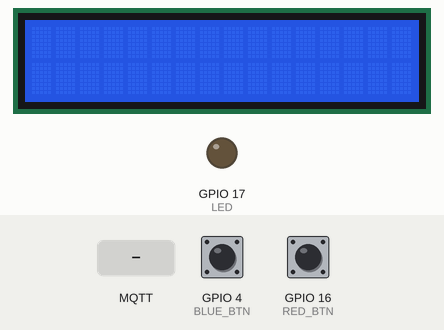
Simulated run of this sketch. Board: ESP32. On the bench: 16×2 character LCD, output pins drawn as LEDs (lit = HIGH). Inputs (shaded band) come from the test bench; at power-on: GPIO 4 (BLUE_BTN) HIGH, GPIO 16 (RED_BTN) HIGH. WiFi joins after 1.5 s; servers stay silent unless stated; no MQTT or app messages arrive unless stated; not simulated (calls return 0 or success): data/secretConfig.h; what the sketch prints to the serial monitor is not drawn.

Above: at 2.7 s.
2.8 s: MQTT message "1" arrives on the first subscribed topic
At 3.9 s:
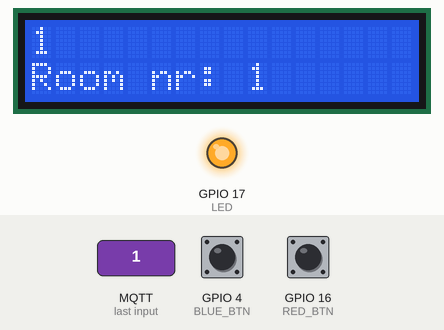
4.3 s: MQTT message "on" arrives on the first subscribed topic
At 5.0 s:
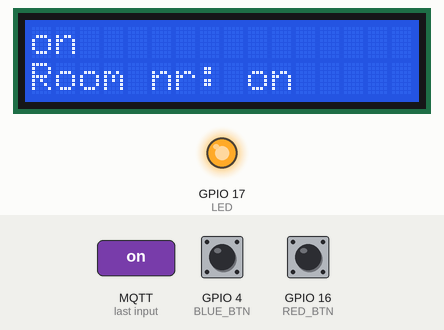
5.8 s: MQTT message "off" arrives on the first subscribed topic
At 6.5 s:
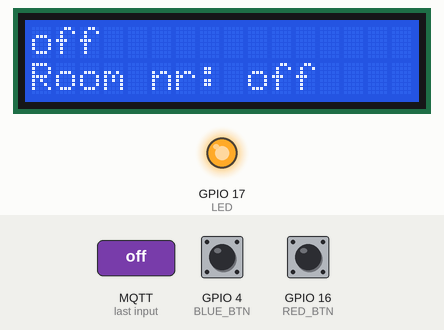
7.3 s: GPIO 4 (BLUE_BTN) pulled LOW for 0.15 s
At 7.9 s:
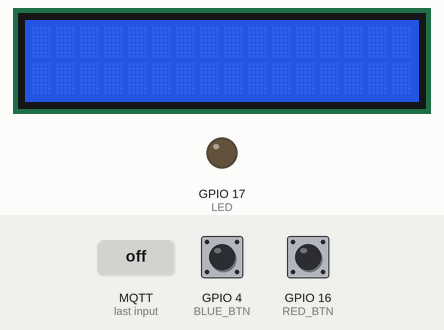
Timing chart, 0 to 9.9 s (numbered marks = the images above; inputs shaded):
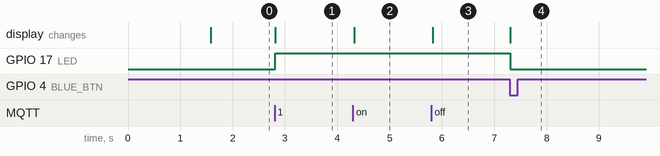

Measured:
- after the input at 2.8 s, GPIO 17 (LED): LOW → HIGH at once; the display: changes at once (image 1)
- after the input at 4.3 s, the display: changes at once (image 2)
- after the input at 5.8 s, the display: changes at once (image 3)
- after the input at 7.3 s, GPIO 17 (LED): HIGH → LOW at once; the display: changes at once (image 4)

The sketch:

adminPanel.ino
```cpp
#include <WiFi.h>
#include <PubSubClient.h>
#include "data/secretConfig.h"
#include <LiquidCrystal_I2C.h>

// LED Pin
#define LED 17
// btn Pin
#define RED_BTN 16
#define BLUE_BTN 4

int lcdColumns = 16;
int lcdRows = 2;

//Alert response id
String alertId = "";

LiquidCrystal_I2C lcd(0x27, lcdColumns, lcdRows);

WiFiClient espClient;
PubSubClient client(espClient);

char alertSubscribe[] = "adminAlert";


void setup() {
  Serial.begin(9600);
  setup_wifi();
  client.setServer(mqttHost, 1883);
  client.setCallback(callback);

  //setup buttons and lights
  pinMode(RED_BTN, INPUT_PULLUP);
  pinMode(BLUE_BTN, INPUT_PULLUP);
  pinMode(LED, OUTPUT);

  //initialize LCD
  lcd.init();
  lcd.backlight();
}

void loop() {
  reconnect();

  if(alertId != ""){
    sendResponse(RED_BTN, "0");
    sendResponse(BLUE_BTN, "1");
  }

  client.loop();
}

void sendResponse(int btn, String value){
  if(digitalRead(btn) == LOW){
     String response = value + String(",") + alertId;
     char* responseChar = (char*)response.c_str();
     alertId = "";
     lcd.clear();
     client.publish("adminResponse", responseChar, 0);
     digitalWrite(LED, LOW);
     delay(2000);
  }
}


void callback(char* topic, byte* message, unsigned int length) {
  lcd.clear();
  Serial.print("Message arrived on topic: ");
  Serial.print(topic);
  Serial.println();
  String messageTemp;

  for (int i = 0; i < length; i++) {
    messageTemp += (char)message[i];
  }

  displayAlert(messageTemp);
}

void displayAlert(String msg){
  lcd.clear();
  lcd.setCursor(0, 0);
  Serial.println("full msg: " + msg);
  int i1 = msg.indexOf(',');
  int i2 = msg.indexOf(',', i1+1);
  int i3 = msg.indexOf(',', i2+1);


  String residentId = msg.substring(0, i1);
  String info = msg.substring(i1 + 1, i2);
  String room = msg.substring(i2 + 1, i3);
  alertId = msg.substring(i3 + 1, msg.length());

  Serial.println(residentId);
  Serial.println(info);
  Serial.println(room);
  Serial.println(alertId);

  lcd.print(info);
  lcd.setCursor(0, 1);
  lcd.print("Room nr: " + room);
  digitalWrite(LED, HIGH);
}

void setup_wifi() {
  delay(10);
  // We start by connecting to a WiFi network
  Serial.println();
  Serial.print("Connecting to ");
  Serial.println(ssid);

  WiFi.begin(ssid, password);

  while (WiFi.status() != WL_CONNECTED) {
    delay(500);
    Serial.print(".");
  }

  Serial.println("");
  Serial.println("WiFi connected");
  Serial.println("IP address: ");
  Serial.println(WiFi.localIP());
}

void reconnect() {
  // Loop until we're reconnected
  while (!client.connected()) {
    Serial.print("Attempting MQTT connection...");
    // Attempt to connect
    if (client.connect("adminPanel", flespiToken, flespiToken)) {
      Serial.println("connected");
      // Subscribe
      client.subscribe((char*)alertSubscribe);
    } else {
      Serial.print("failed, rc=");
      Serial.print(client.state());
      Serial.println(" try again in 5 seconds");
      // Wait 5 seconds before retrying
      delay(5000);
    }
  }
}
```
